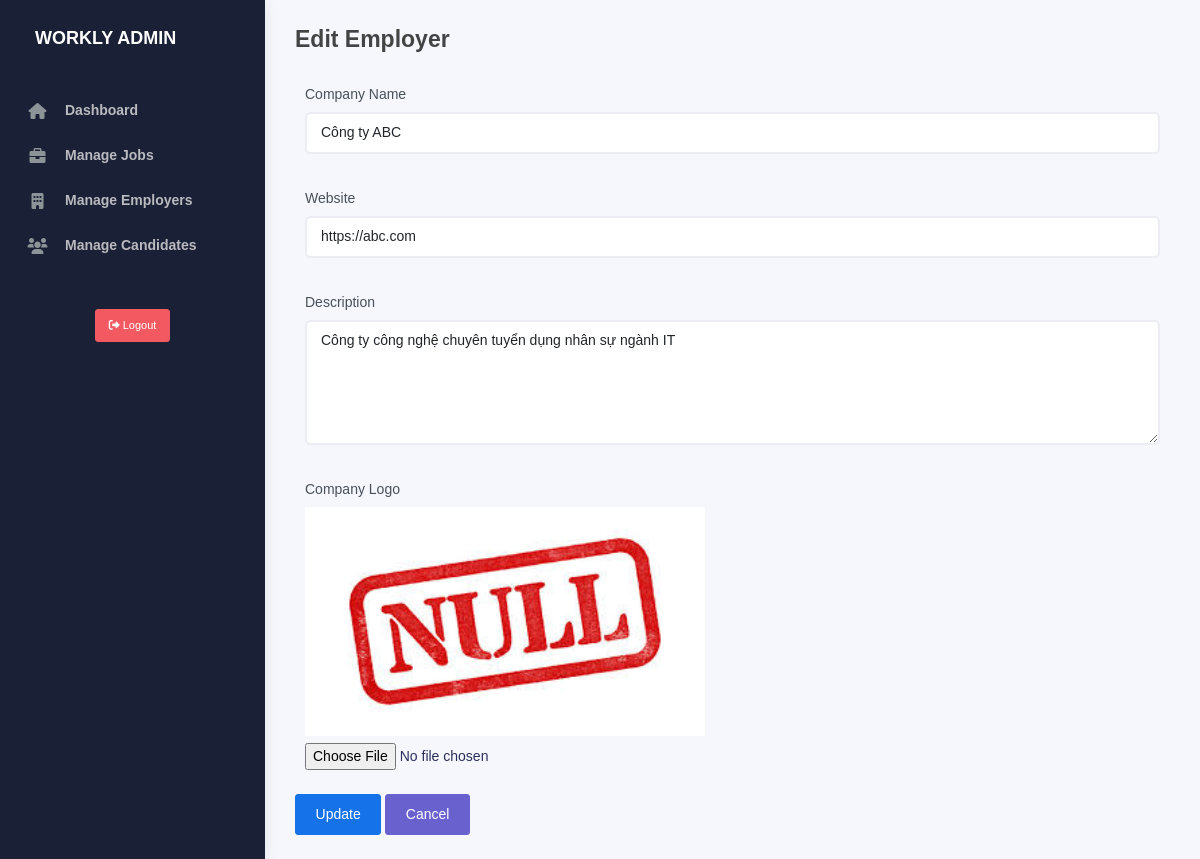
The page /admin/edit_employer.php?id=1 (signed in) on the database its author committed.
### tables this page shows
CREATE TABLE IF NOT EXISTS `employers` (
  `id` int(11) NOT NULL AUTO_INCREMENT,
  `user_id` int(11) NOT NULL,
  `company_name` varchar(255) NOT NULL,
  `website` varchar(255) DEFAULT NULL,
  `description` text DEFAULT NULL,
  `company_logo` varchar(255) NOT NULL DEFAULT 'assets/images/default-null.png',
  PRIMARY KEY (`id`),
  KEY `user_id` (`user_id`)
);

### admin/edit_employer.php (the view, shortened to what this page needs)
<?php
require_once '../includes/config.php';
$isEdit = false;
$data = [
    'company_name' => '',
    'website'      => '',
    'description'  => '',
];
if (isset($_GET['id'])) {
    $isEdit = true;
    $id = (int)$_GET['id'];
    $stmt = $conn->prepare("SELECT * FROM employers WHERE id = :id");
    $stmt->execute([':id' => $id]);
    $employer = $stmt->fetch(PDO::FETCH_ASSOC);
    $data = [
        'company_name' => $employer['company_name'],
        'website'      => $employer['website'],
        'description'  => $employer['description'],
    ];
}
?>
<!DOCTYPE html>
<html lang="en">
<head>
    <link rel="stylesheet" href="/assets/css/bootstrap.min.css">
    <link rel="stylesheet" href="/assets/css/plugins.min.css">
    <link rel="stylesheet" href="/assets/css/kaiadmin.min.css">
    <link rel="stylesheet" href="https://cdnjs.cloudflare.com/ajax/libs/font-awesome/6.0.0/css/all.min.css">
</head>
<body>
    <?php include 'includes/admin_sidebar.php'; ?>
    <div class="main-panel">
        <div class="content">
            <div class="page-inner">
                <div class="page-header">
                    <h4 class="page-title"><?= $isEdit ? 'Edit Employer' : 'Create Employer' ?></h4>
                </div>
                <form action="edit_employer.php<?= $isEdit ? '?id=' . $id : '' ?>" method="post" enctype="multipart/form-data">
                    <div class="form-group mb-3">
                        <label>Company Name</label>
                        <input type="text" name="company_name" class="form-control" value="<?= htmlspecialchars($data['company_name']) ?>">
                    </div>
                    <div class="form-group mb-3">
                        <label>Website</label>
                        <input type="text" name="website" class="form-control" value="<?= htmlspecialchars($data['website']) ?>">
                    </div>
                    <div class="form-group mb-3">
                        <label>Description</label>
                        <textarea name="description" class="form-control" rows="5"><?= htmlspecialchars($data['description']) ?></textarea>
                    </div>
                    <div class="form-group mb-3">
                        <label>Company Logo</label><br>
                        <?php if ($isEdit && !empty($employer['company_logo'])): ?>
                            <img src="/<?= htmlspecialchars($employer['company_logo']) ?>" alt="Logo" width="400" class="mb-2"><br>
                        <?php endif; ?>
                        <input type="file" name="company_logo" class="form-control-file">
                    </div>
                    <button type="submit" class="btn btn-primary"><?= $isEdit ? 'Update' : 'Create' ?></button>
                    <a href="admin_employers.php" class="btn btn-secondary">Cancel</a>
                </form>
            </div>
        </div>
    </div>
</body>
</html>

### rows shown on the page
employers: company_name "Công ty ABC", website "https://abc.com", description "Công ty công nghệ chuyên tuyển dụng nhân sự ngành IT", company_logo (placeholder picture)
